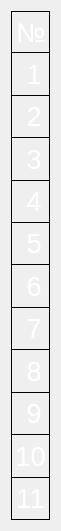
  <widget class="QWidget" name="verticalLayoutWidget_3">
   <property name="geometry">
    <rect>
     <x>100</x>
     <y>180</y>
     <width>61</width>
     <height>531</height>
    </rect>
   </property>
   <layout class="QVBoxLayout" name="vl_1">
    <property name="spacing">
     <number>0</number>
    </property>
    <item>
     <widget class="QLabel" name="num_0_1">
      <property name="font">
       <font>
        <pointsize>20</pointsize>
        <weight>50</weight>
        <bold>false</bold>
       </font>
      </property>
      <property name="styleSheet">
       <string notr="true">color:#ffffff;
border-style: solid; 
border-width: 1px;
border-color: black;</string>
      </property>
      <property name="text">
       <string>№</string>
      </property>
      <property name="alignment">
       <set>Qt::AlignCenter</set>
      </property>
     </widget>
    </item>
    <item>
     <widget class="QLabel" name="num_1">
      <property name="font">
       <font>
        <pointsize>20</pointsize>
        <weight>50</weight>
        <bold>false</bold>
       </font>
      </property>
      <property name="styleSheet">
       <string notr="true">color:#ffffff;
border-style: solid; 
border-color: black;
border-top-width: 0px;
border-right-width: 1px;
border-bottom-width: 1px;
border-left-width: 1px;</string>
      </property>
      <property name="text">
       <string> 1</string>
      </property>
      <property name="alignment">
       <set>Qt::AlignCenter</set>
      </property>
     </widget>
    </item>
    <item>
     <widget class="QLabel" name="num_2">
      <property name="font">
       <font>
        <pointsize>20</pointsize>
        <weight>50</weight>
        <bold>false</bold>
       </font>
      </property>
      <property name="styleSheet">
       <string notr="true">color:#ffffff;
border-style: solid; 
border-color: black;
border-top-width: 0px;
border-right-width: 1px;
border-bottom-width: 1px;
border-left-width: 1px;</string>
      </property>
      <property name="text">
       <string> 2</string>
      </property>
      <property name="alignment">
       <set>Qt::AlignCenter</set>
      </property>
     </widget>
    </item>
    <item>
     <widget class="QLabel" name="num_3">
      <property name="font">
       <font>
        <pointsize>20</pointsize>
        <weight>50</weight>
        <bold>false</bold>
       </font>
      </property>
      <property name="styleSheet">
       <string notr="true">color:#ffffff;
border-style: solid; 
border-color: black;
border-top-width: 0px;
border-right-width: 1px;
border-bottom-width: 1px;
border-left-width: 1px;</string>
      </property>
      <property name="text">
       <string> 3</string>
      </property>
      <property name="alignment">
       <set>Qt::AlignCenter</set>
      </property>
     </widget>
    </item>
    <item>
     <widget class="QLabel" name="num_4">
      <property name="font">
       <font>
        <pointsize>20</pointsize>
        <weight>50</weight>
        <bold>false</bold>
       </font>
      </property>
      <property name="styleSheet">
       <string notr="true">color:#ffffff;
border-style: solid; 
border-color: black;
border-top-width: 0px;
border-right-width: 1px;
border-bottom-width: 1px;
border-left-width: 1px;</string>
      </property>
      <property name="text">
       <string> 4</string>
      </property>
      <property name="alignment">
       <set>Qt::AlignCenter</set>
      </property>
     </widget>
    </item>
    <item>
     <widget class="QLabel" name="num_5">
      <property name="font">
       <font>
        <pointsize>20</pointsize>
        <weight>50</weight>
        <bold>false</bold>
       </font>
      </property>
      <property name="styleSheet">
       <string notr="true">color:#ffffff;
border-style: solid; 
border-color: black;
border-top-width: 0px;
border-right-width: 1px;
border-bottom-width: 1px;
border-left-width: 1px;</string>
      </property>
      <property name="text">
       <string> 5</string>
      </property>
      <property name="alignment">
       <set>Qt::AlignCenter</set>
      </property>
     </widget>
    </item>
    <item>
     <widget class="QLabel" name="num_6">
      <property name="font">
       <font>
        <pointsize>20</pointsize>
        <weight>50</weight>
        <bold>false</bold>
       </font>
      </property>
      <property name="styleSheet">
       <string notr="true">color:#ffffff;
border-style: solid; 
border-color: black;
border-top-width: 0px;
border-right-width: 1px;
border-bottom-width: 1px;
border-left-width: 1px;</string>
      </property>
      <property name="text">
       <string> 6</string>
      </property>
      <property name="alignment">
       <set>Qt::AlignCenter</set>
      </property>
     </widget>
    </item>
    <item>
     <widget class="QLabel" name="num_7">
      <property name="font">
       <font>
        <pointsize>20</pointsize>
        <weight>50</weight>
        <bold>false</bold>
       </font>
      </property>
      <property name="styleSheet">
       <string notr="true">color:#ffffff;
border-style: solid; 
border-color: black;
border-top-width: 0px;
border-right-width: 1px;
border-bottom-width: 1px;
border-left-width: 1px;</string>
      </property>
      <property name="text">
       <string> 7</string>
      </property>
      <property name="alignment">
       <set>Qt::AlignCenter</set>
      </property>
     </widget>
    </item>
    <item>
     <widget class="QLabel" name="num_8">
      <property name="font">
       <font>
        <pointsize>20</pointsize>
        <weight>50</weight>
        <bold>false</bold>
       </font>
      </property>
      <property name="styleSheet">
       <string notr="true">color:#ffffff;
border-style: solid; 
border-color: black;
border-top-width: 0px;
border-right-width: 1px;
border-bottom-width: 1px;
border-left-width: 1px;</string>
      </property>
      <property name="text">
       <string> 8</string>
      </property>
      <property name="alignment">
       <set>Qt::AlignCenter</set>
      </property>
     </widget>
    </item>
    <item>
     <widget class="QLabel" name="num_9">
      <property name="font">
       <font>
        <pointsize>20</pointsize>
        <weight>50</weight>
        <bold>false</bold>
       </font>
      </property>
      <property name="styleSheet">
       <string notr="true">color:#ffffff;
border-style: solid; 
border-color: black;
border-top-width: 0px;
border-right-width: 1px;
border-bottom-width: 1px;
border-left-width: 1px;</string>
      </property>
      <property name="text">
       <string> 9</string>
      </property>
      <property name="alignment">
       <set>Qt::AlignCenter</set>
      </property>
     </widget>
    </item>
    <item>
     <widget class="QLabel" name="num_10">
      <property name="font">
       <font>
        <pointsize>20</pointsize>
        <weight>50</weight>
        <bold>false</bold>
       </font>
      </property>
      <property name="styleSheet">
       <string notr="true">color:#ffffff;
border-style: solid; 
border-color: black;
border-top-width: 0px;
border-right-width: 1px;
border-bottom-width: 1px;
border-left-width: 1px;</string>
      </property>
      <property name="text">
       <string>10</string>
      </property>
      <property name="alignment">
       <set>Qt::AlignCenter</set>
      </property>
     </widget>
    </item>
    <item>
     <widget class="QLabel" name="num_11">
      <property name="font">
       <font>
        <pointsize>20</pointsize>
        <weight>50</weight>
        <bold>false</bold>
       </font>
      </property>
      <property name="styleSheet">
       <string notr="true">color:#ffffff;
border-style: solid; 
border-color: black;
border-top-width: 0px;
border-right-width: 1px;
border-bottom-width: 1px;
border-left-width: 1px;</string>
      </property>
      <property name="text">
       <string>11</string>
      </property>
      <property name="alignment">
       <set>Qt::AlignCenter</set>
      </property>
     </widget>
    </item>
   </layout>
  </widget>
